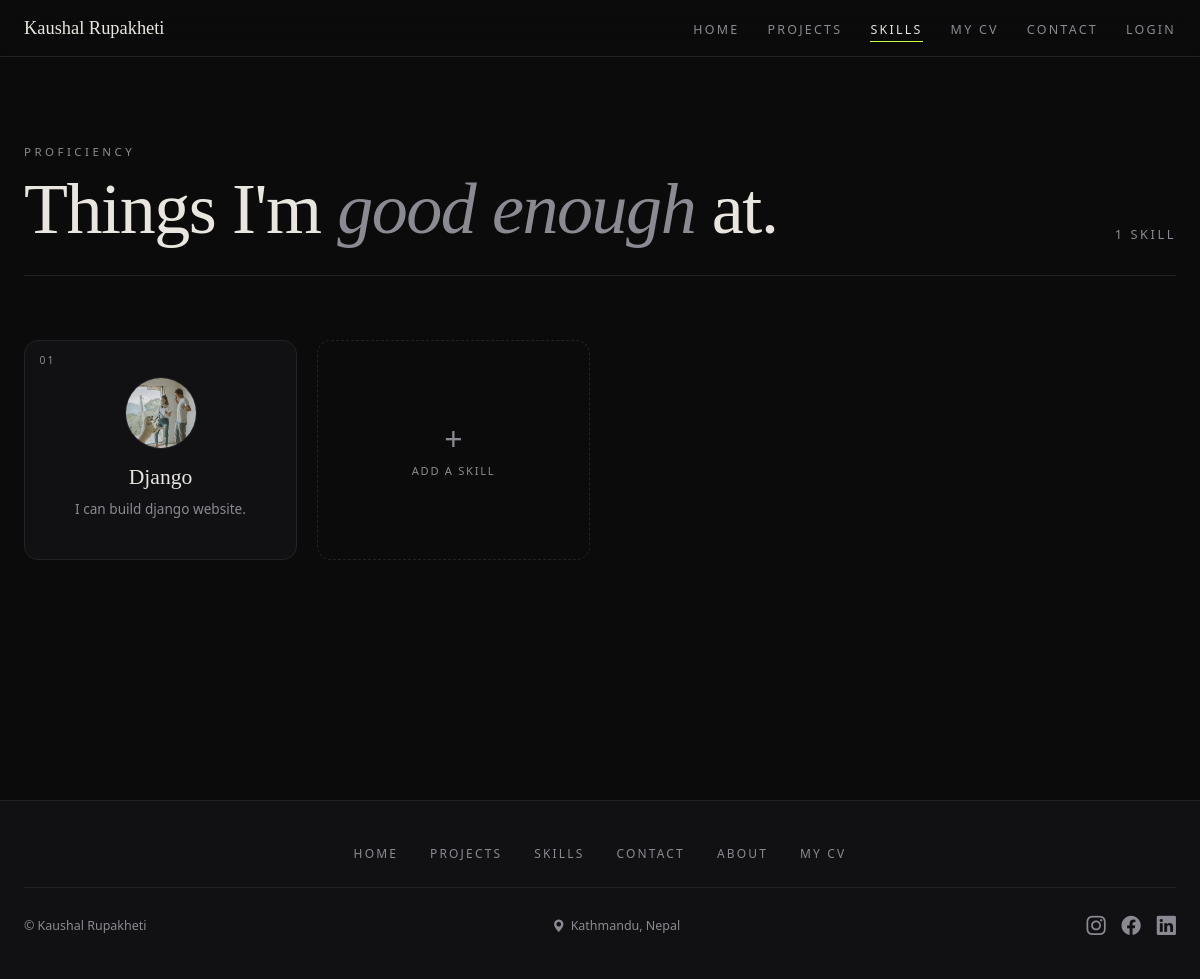
Page /portfolio_pages/skills/ on the earlier database version.
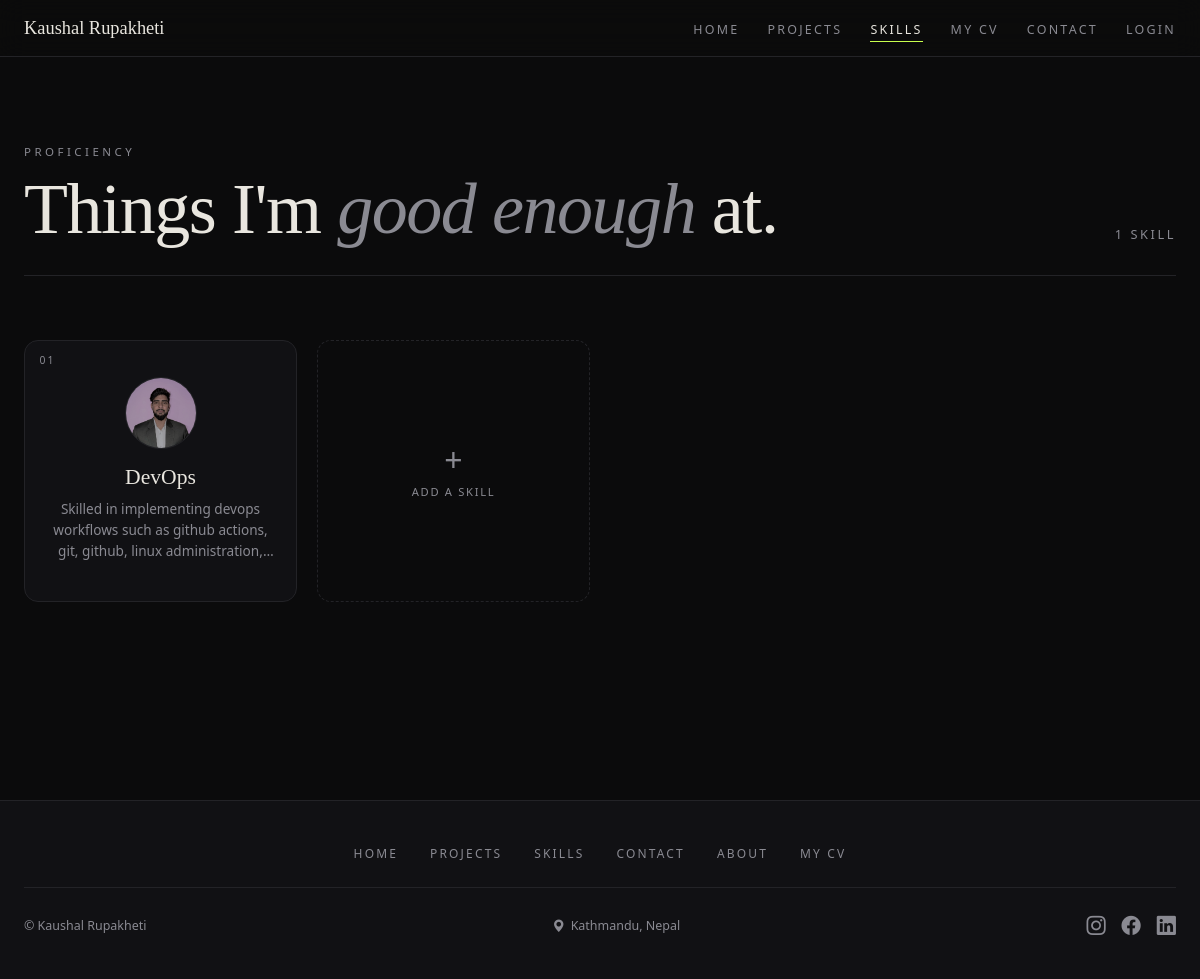
Same page on the later database version.
### portfolio_pages/models.py (models this page shows, shortened)
class My_skill(models.Model):
    user = models.ForeignKey(User, on_delete=models.CASCADE, default = 1)
    title = models.CharField(max_length=100)
    description = models.TextField(max_length=250)
    image = models.ImageField(upload_to='photos/')

### portfolio_pages/views.py (the view)
# urls.py: path('skills/', views.skills, name = 'skills' ),
def skills(request):
    skill = My_skill.objects.all()
    return render(request, 'skills.html', {"skills": skill})

### portfolio_pages/context_processors.py (called while the page is built)
def social_links(request):
    return {
        'LINKEDIN_URL': settings.LINKEDIN_URL,
        'FACEBOOK_URL': settings.FACEBOOK_URL,
        'INSTAGRAM_URL': settings.INSTAGRAM_URL,
        'Email': settings.EMAIL,
        'Github': settings.GITHUB_URL
    }

### portfolio_pages/templates/skills.html (shortened to what this page needs)
{% extends "layout.html" %}
{% load static %}
{% block extra_head %}
  <link rel="stylesheet" href="{% static 'pages/skills.css' %}">
{% endblock %}
{% block content %}
<div class="sk-wrap">
  <div class="sk-inner">
    <div class="sk-head">
      <div>
        <div class="sk-eyebrow">Proficiency</div>
        <h1 class="sk-title">Things I'm <em>good enough</em> at.</h1>
      </div>
      <div class="sk-count">
        {{ skills|length }}
        {% if skills|length == 1 %}skill{% else %}skills{% endif %}
      </div>
    </div>
    <div class="sk-grid">
      {% for skill in skills %}
        <div class="sk-item">
          <span class="sk-num">{{ forloop.counter|stringformat:"02d" }}</span>
          <div class="sk-thumb">
            {% if skill.image %}
              <img src="{{ skill.image.url }}" alt="{{ skill.title }}">
            {% else %}
              <span class="sk-thumb-empty" aria-hidden="true">∅</span>
            {% endif %}
          </div>
          <h2 class="sk-name">{{ skill.title }}</h2>
          <p class="sk-desc">{{ skill.description }}</p>
        </div>
      {% empty %}
        <div class="sk-empty">Nothing here yet.</div>
      {% endfor %}
      <a href="{% url 'add_skill' %}" class="sk-add">
        <div class="plus" aria-hidden="true">+</div>
        <span>Add a skill</span>
      </a>
    </div>
  </div>
</div>
{% endblock %}

### templates/layout.html (shortened to what this page needs)
{% load static %}
<!DOCTYPE html>
<html lang="en">
<head>
  <link rel="stylesheet" href="https://cdn.jsdelivr.net/npm/bootstrap-icons@1.11.3/font/bootstrap-icons.min.css">
  <link rel="stylesheet" href="{% static 'base.css' %}">
  {% block extra_head %}{% endblock %}
</head>
<body>
  <nav class="site-nav" aria-label="Main navigation">
    <div class="site-nav-inner">
      <a href="{% url 'index' %}" class="site-nav-brand">Kaushal Rupakheti</a>
      <ul class="site-nav-links" id="navLinks">
        <li><a href="{% url 'index' %}"    {% if request.resolver_match.url_name == 'index'   %}class="active"{% endif %}>Home</a></li>
        <li><a href="{% url 'projects' %}" {% if request.resolver_match.url_name == 'projects' %}class="active"{% endif %}>Projects</a></li>
        <li><a href="{% url 'skills' %}"   {% if request.resolver_match.url_name == 'skills'  %}class="active"{% endif %}>Skills</a></li>
        <li><a href="{% url 'resume' %}"  {% if request.resolver_match.url_name == 'resume' %}class="active"{% endif %}>My CV</a></li>
        <li><a href="{% url 'contact' %}"  {% if request.resolver_match.url_name == 'contact' %}class="active"{% endif %}>Contact</a></li>
        {% if user.is_authenticated %}
        <li>
          <a href="#" onclick="confirmLogout()" >Logout</a>
        </li>
        {% else %}
        <li><a href="{% url 'login' %}">Login</a></li>
        {% endif %}
    </div>
  </nav>
  <main>
    {% block content %}{% endblock %}
  </main>
  <footer class="site-footer">
    <div class="site-footer-inner">
      <ul class="site-footer-nav">
        <li><a href="{% url 'index' %}">Home</a></li>
        <li><a href="{% url 'projects' %}">Projects</a></li>
        <li><a href="{% url 'skills' %}">Skills</a></li>
        <li><a href="{% url 'contact' %}">Contact</a></li>
        <li><a href="{% url 'index' %}#about">About</a></li>
        <li><a href="{% url 'resume' %}#about">My Cv</a></li>
      </ul>
      <div class="site-footer-bottom">
        <span class="site-footer-copy">© Kaushal Rupakheti</span>
        <span class="site-footer-location">
          <i class="bi bi-geo-alt-fill" aria-hidden="true"></i> Kathmandu, Nepal
        </span>
        <ul class="site-footer-socials">
          <li><a href="{{ INSTAGRAM_URL }}" aria-label="Instagram"><i class="bi bi-instagram"></i></a></li>
          <li><a href="{{ FACEBOOK_URL }}"  aria-label="Facebook"><i class="bi bi-facebook"></i></a></li>
          <li><a href="{{ LINKEDIN_URL }}"  aria-label="LinkedIn"><i class="bi bi-linkedin"></i></a></li>
        </ul>
      </div>
    </div>
  </footer>
  {% load sweetify %}
</body>
</html>

### staticfiles/base.css (style rules this page uses)
*, *::before, *::after { box-sizing: border-box; margin: 0; padding: 0; }
:root { --ink: #0b0b0c; --ink-2: #111114; --ink-3: #17171b; --line: #232327; --fog: #8a8a92; --bone: #e9e6df; --acid: #c8ff4d; --danger: #ff6b6b; }
html { scroll-behavior: smooth; }
body { background: var(--ink); color: var(--bone); font-family: ui-sans-serif, system-ui, -apple-system, "Inter", sans-serif; min-height: 100vh; display: flex; flex-direction: column; }
main { flex: 1; }
.site-nav { position: fixed; top: 0; left: 0; right: 0; z-index: 100; background: rgba(11, 11, 12, .82); backdrop-filter: blur(14px); -webkit-backdrop-filter: blur(14px); border-bottom: 1px solid var(--line); }
.site-nav-inner { max-width: 1280px; margin: 0 auto; padding: 0 1.5rem; height: 56px; display: flex; align-items: center; gap: 2rem; }
.site-nav-brand { font-family: "Instrument Serif", serif; font-size: 1.15rem; font-weight: 400; color: var(--bone); text-decoration: none; white-space: nowrap; transition: color .2s; }
.site-nav-links { display: flex; align-items: center; gap: 1.75rem; list-style: none; margin-left: auto; }
.site-nav-links a { color: var(--fog); text-decoration: none; font-size: .78rem; letter-spacing: .18em; text-transform: uppercase; transition: color .2s; position: relative; }
.site-nav-links a::after { content: ""; position: absolute; bottom: -4px; left: 0; right: 0; height: 1px; background: var(--acid); transform: scaleX(0); transform-origin: left; transition: transform .25s ease; }
.site-nav-links a:hover, .site-nav-links a.active { color: var(--bone); }
.site-nav-links a:hover::after, .site-nav-links a.active::after { transform: scaleX(1); }
.site-footer { border-top: 1px solid var(--line); padding: 2.5rem 1.5rem; background: var(--ink-2); }
.site-footer-inner { max-width: 1280px; margin: 0 auto; display: flex; flex-direction: column; gap: 1.5rem; justify-content: center; }
.site-footer-nav { display: flex; gap: 2rem; list-style: none; flex-wrap: wrap; justify-content: center; }
.site-footer-nav a { color: var(--fog); text-decoration: none; font-size: .75rem; letter-spacing: .18em; text-transform: uppercase; transition: color .2s; }
.site-footer-bottom { display: flex; justify-content: space-between; align-items: center; flex-wrap: wrap; gap: 1rem; padding-top: 1.5rem; border-top: 1px solid var(--line); }
.site-footer-copy, .site-footer-location { color: var(--fog); font-size: .78rem; }
.site-footer-location { display: flex; align-items: center; gap: .35rem; }
.site-footer-socials { display: flex; gap: 1rem; list-style: none; }
.site-footer-socials a { color: var(--fog); font-size: 1.2rem; transition: color .2s; }

Differences in the rows shown:
removed My_skill: image (picture), title "Django", description "I can build django website."
added My_skill: image (picture), title "DevOps", description "Skilled in implementing devops workflows such as github actions, git, github, linux…"
